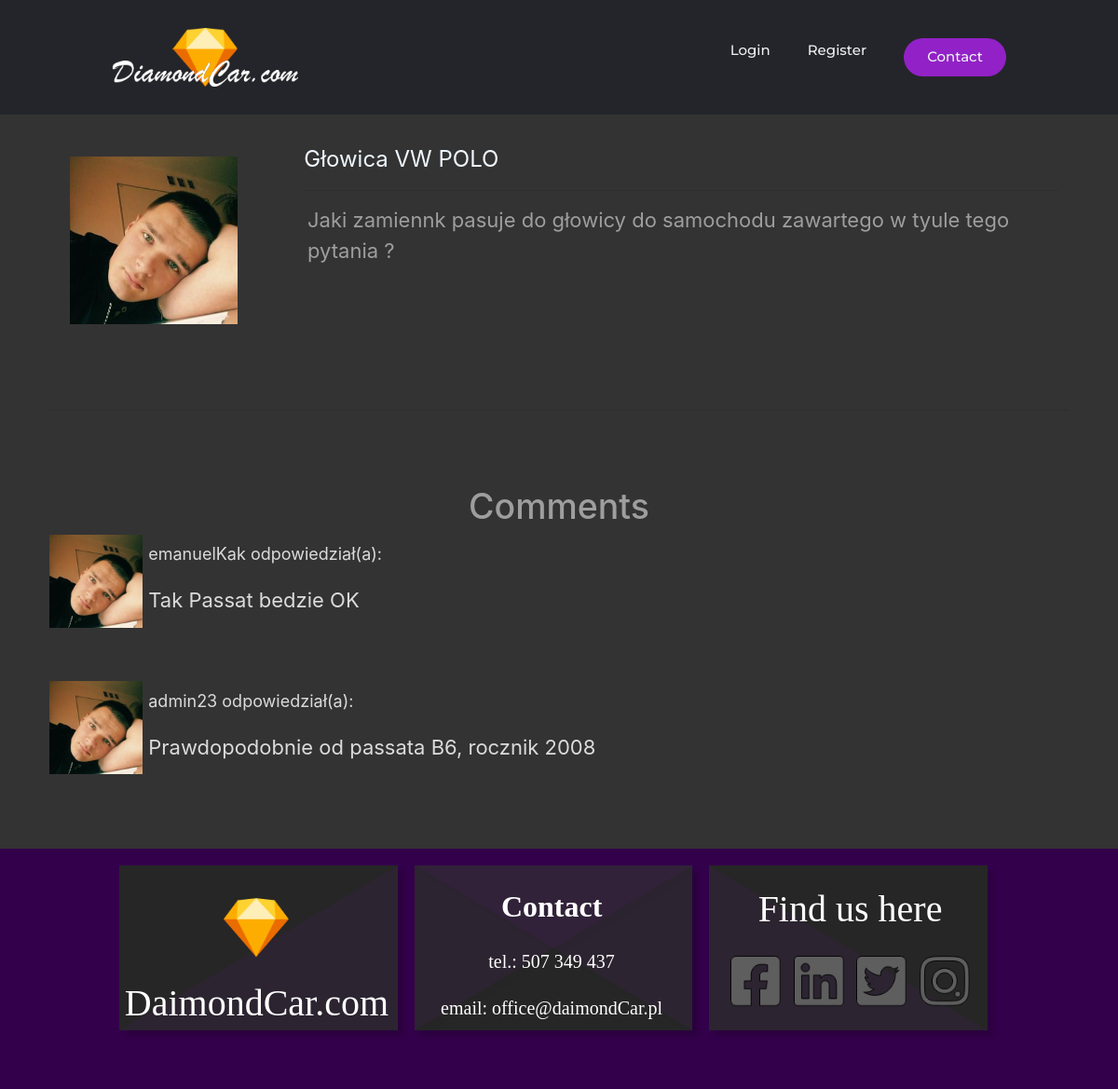
/post/47/, run on the app's committed database.
### app/models.py (models this page shows, shortened)
class Post(models.Model):
    title = models.CharField(max_length=100)
    content = models.TextField(max_length=400)
    date_posted = models.DateTimeField(default=timezone.now)
    author = models.ForeignKey(User, on_delete=models.CASCADE)

class Comment(models.Model):
    content = models.CharField(max_length=100)
    date_posted = models.DateTimeField(default=timezone.now)
    author = models.ForeignKey(User, on_delete=models.CASCADE)
    post = models.ForeignKey(Post, on_delete=models.CASCADE)

### users/models.py (models this page shows, shortened)
class Profile(models.Model):
    user = models.OneToOneField(User, on_delete = models.CASCADE)
    image = models.ImageField(default='profile_pics/tire.png', upload_to='profile_pics')

### app/views.py (the view)
# urls.py: path('post/<int:pk>/', views.post_detail_with_comment, name ='post_detail_with_comment'),
def post_detail_with_comment(request, pk):
    post = get_object_or_404(Post, pk=pk)
    comments = Comment.objects.filter(post=post).order_by('-id')
    if request.method == "POST":
        commentForm = CommentForm(request.POST or none)
        if commentForm.is_valid():
            content = request.POST.get('content')
            comment = Comment.objects.create(post = post, author = request.user, content = content)
            comment.save()
            return HttpResponseRedirect(post.get_absolute_url())
    else :
        commentForm = CommentForm()
    stuff_for_frontend ={
        'object' : post,
        'comments' : comments,
        'commentForm' : commentForm,
    }
    return render(request, 'app/post_detail.html', stuff_for_frontend)

### templates/app/post_detail.html (shortened to what this page needs)
{% extends 'scrapping/base.html' %}
{% load crispy_forms_tags %}
{% block content %}
<div class="container my-4 px-4">
  <div class="col-12 ">
      <div class="row">
          <div class="col-6 col-sm-4 col-md-4 col-lg-3 pt-sm-3 pt-lg-4 d-none d-sm-block wierszzapytania align-center">
              <div class="row pl-sm-3 pl-lg-4 mb-4">
                  <img class="zdjglowna"src="{{object.author.profile.image.url}}" alt="" >
              </div>
          </div>
          <div class="col wierszzapytania pt-2 pl-4 pl-sm-0">
              <a class="tytułpytania2" style="color: aliceblue; font-size: 24px;">{{object.title}}</a>
              <hr />
              <div class="row pr-sm-5 pr-3 pl-3 pb-3" style="color: #9e9e9e; font-size: 22px;">{{ object.content }}</div>
          </div>
      </div>
			<div style="color:#ffffffd2;">
			<div class="row py-3">
				<hr style="width:100%;text-align:left;margin-left:0">
            </div>
            <h1 class="titleh1" style="margin-top: 50px; color: #9e9e9e;">Comments</h1>
      {% for comment in comments %}
      <div class="row">
          <div class="zdj_prof">
            <img class="zdjodpowiedzi" src="{{ comment.author.profile.image.url }}" alt="">
        </div>
        <div class="col wierszzapytania pt-2 pl-4 pl-sm-0" style="font-size: 18px; margin-left: 3px;">
          <div class="row pl-3">{{ comment.author }} odpowiedział(a):</div>
          <div class="row pr-sm-5 pr-3 pl-3 pb-3" style="font-size: 22px;">{{ comment.content|linebreaks }}</div>
        </div>
      </div>
      {% endfor %}
  </div>
</div>
</div>
{% endblock %}

### static/scrapping/style.css (style rules this page uses)
body { background-color: #333; }
.titleh1 { color: rgba(207, 174, 158, 0.767); }
.zdjodpowiedzi { width:100px; height:100px; }
.zdjglowna { width:180px; height:180px; float:left; }
.titleh1 { text-align: center; }
.container { position: relative; background-color: #333; align-items: center; justify-content: center; display: flex; }
* { box-sizing: border-box; margin: 0; padding: 0; }
img { width:100% }

### data on the page
Post: author.profile.image (picture), title "Głowica VW POLO", content "Jaki zamiennk pasuje do głowicy do samochodu zawartego w tyule tego pytania ?"
Comment: author.profile.image (picture), author "emanuelKak", content "Tak Passat bedzie OK"
Comment: author.profile.image (picture), author "admin23", content "Prawdopodobnie od passata B6, rocznik 2008"
